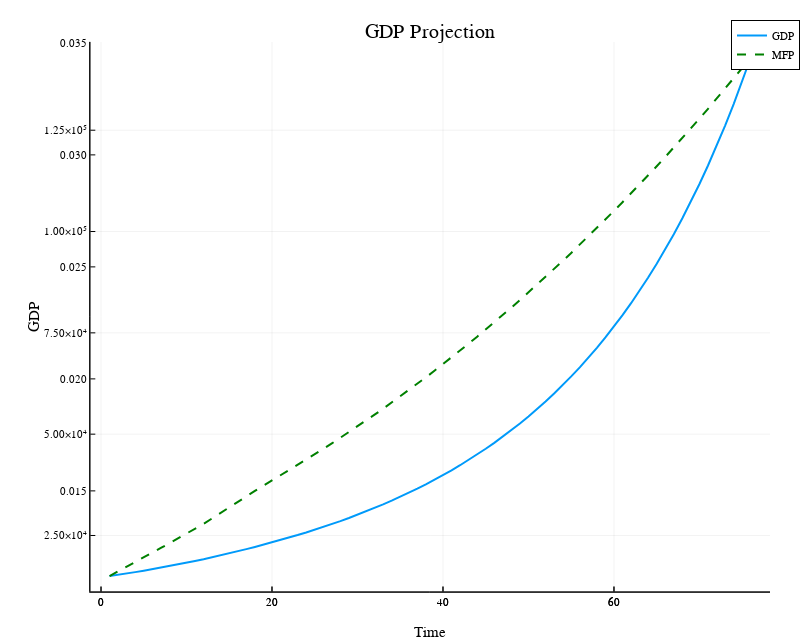

Write notebook code for a chart like this one.
### Markdown cell above
### Results Visualization

### Code cell
plot(y,title="GDP Projection",
      xaxis="Time",yaxis="GDP",label="GDP", lw = 2, size = (800, 640))

plot!(twinx(), a, ls = :dash, label = "MFP", ymirror = true, color = :green, lw = 2, grid = :none)

### Figure 1 — Plotly figure (JSON) as saved in the notebook; plotly's stock layout.template omitted (floating-point values rounded to 4 significant figures)
{"data": [{"colorbar": {"title": ""}, "legendgroup": "GDP", "line": {"color": "rgba(0, 154, 250, 1.000)", "dash": "solid", "shape": "linear", "width": 2}, "mode": "lines", "name": "GDP", "showlegend": true, "type": "scatter", "x": [1, 2, 3, 4, 5, 6, 7, 8, 9, 10, 11, 12, 13, 14, 15, 16, 17, 18, 19, 20, 21, 22, 23, 24, 25, 26, 27, 28, 29, 30, 31, 32, 33, 34, 35, 36, 37, 38, 39, 40, 41, 42, 43, 44, 45, 46, 47, 48, 49, 50, 51, 52, 53, 54, 55, 56, 57, 58, 59, 60, 61, 62, 63, 64, 65, 66, 67, 68, 69, 70, 71, 72, 73, 74, 75, 76], "xaxis": "x1", "y": [15000, 15270, 15610.0, 15960.0, 16320.0, 16700.0, 17080.0, 17470.0, 17870.0, 18280.0, 18710.0, 19140.0, 19610.0, 20090.0, 20590.0, 21110.0, 21630.0, 22170.0, 22730.0, 23300.0, 23880.0, 24480.0, 25110.0, 25750.0, 26410.0, 27100.0, 27820.0, 28550.0, 29320.0, 30110.0, 30930.0, 31790.0, 32670.0, 33590.0, 34540.0, 35530.0, 36560.0, 37630.0, 38740.0, 39890.0, 41090.0, 42340.0, 43640.0, 44990.0, 46400.0, 47860.0, 49390.0, 50990.0, 52650.0, 54380.0, 56190.0, 58070.0, 60040.0, 62100.0, 64250.0, 66490.0, 68840.0, 71300.0, 73870.0, 76550.0, 79370.0, 82320.0, 85410.0, 88650.0, 92040.0, 95610.0, 99350.0, 103300.0, 107400.0, 111700.0, 116300.0, 121100.0, 126100.0, 131500.0, 137000.0, 142900.0], "yaxis": "y1", "zmax": null, "zmin": null}, {"colorbar": {"title": ""}, "legendgroup": "MFP", "line": {"color": "rgba(0, 128, 0, 1.000)", "dash": "dash", "shape": "linear", "width": 2}, "mode": "lines", "name": "MFP", "showlegend": true, "type": "scatter", "x": [1, 2, 3, 4, 5, 6, 7, 8, 9, 10, 11, 12, 13, 14, 15, 16, 17, 18, 19, 20, 21, 22, 23, 24, 25, 26, 27, 28, 29, 30, 31, 32, 33, 34, 35, 36, 37, 38, 39, 40, 41, 42, 43, 44, 45, 46, 47, 48, 49, 50, 51, 52, 53, 54, 55, 56, 57, 58, 59, 60, 61, 62, 63, 64, 65, 66, 67, 68, 69, 70, 71, 72, 73, 74, 75, 76], "xaxis": "x2", "y": [0.0112, 0.0114, 0.01161, 0.01182, 0.01203, 0.01224, 0.01245, 0.01266, 0.01287, 0.01308, 0.01329, 0.01353, 0.01377, 0.01402, 0.01428, 0.01452, 0.01476, 0.015, 0.01523, 0.01546, 0.01569, 0.01592, 0.01616, 0.01639, 0.01663, 0.01687, 0.01712, 0.01737, 0.01762, 0.01788, 0.01814, 0.0184, 0.01867, 0.01894, 0.01922, 0.0195, 0.01978, 0.02007, 0.02036, 0.02066, 0.02096, 0.02126, 0.02157, 0.02188, 0.0222, 0.02253, 0.02285, 0.02318, 0.02352, 0.02386, 0.0242, 0.02455, 0.02491, 0.02526, 0.02562, 0.02599, 0.02636, 0.02674, 0.02712, 0.0275, 0.02789, 0.02828, 0.02868, 0.02909, 0.02949, 0.02991, 0.03033, 0.03075, 0.03118, 0.03162, 0.03206, 0.03251, 0.03296, 0.03342, 0.03388, 0.03435], "yaxis": "y2", "zmax": null, "zmin": null}], "layout": {"annotations": [{"font": {"color": "rgba(0, 0, 0, 1.000)", "family": "sans-serif", "size": 20}, "rotation": 0, "showarrow": false, "text": "GDP Projection", "x": 0.5377, "xanchor": "center", "xref": "paper", "y": 1, "yanchor": "top", "yref": "paper"}], "height": 640, "legend": {"bgcolor": "rgba(255, 255, 255, 1.000)", "bordercolor": "rgba(0, 0, 0, 1.000)", "borderwidth": 1, "font": {"color": "rgba(0, 0, 0, 1.000)", "family": "sans-serif", "size": 11}, "tracegroupgap": 0, "traceorder": "normal", "x": 1, "xanchor": "auto", "y": 1, "yanchor": "auto"}, "margin": {"b": 20, "l": 0, "r": 0, "t": 20}, "paper_bgcolor": "rgba(255, 255, 255, 1.000)", "plot_bgcolor": "rgba(0, 0, 0, 0.000)", "showlegend": true, "width": 800, "xaxis1": {"anchor": "y1", "domain": [0.1129, 0.9625], "gridcolor": "rgba(0, 0, 0, 0.100)", "gridwidth": 0.5, "linecolor": "rgba(0, 0, 0, 1.000)", "mirror": false, "range": [-1.25, 78.25], "showgrid": true, "showline": true, "showticklabels": true, "tickangle": 0, "tickcolor": "rgb(0, 0, 0)", "tickfont": {"color": "rgba(0, 0, 0, 1.000)", "family": "sans-serif", "size": 11}, "tickmode": "array", "ticks": "inside", "ticktext": ["0", "20", "40", "60"], "tickvals": [0, 20, 40, 60], "title": "Time", "titlefont": {"color": "rgba(0, 0, 0, 1.000)", "family": "sans-serif", "size": 15}, "type": "-", "visible": true, "zeroline": false, "zerolinecolor": "rgba(0, 0, 0, 1.000)"}, "xaxis2": {"anchor": "y2", "domain": [0.1129, 0.9625], "gridcolor": "rgba(0, 0, 0, 0.100)", "gridwidth": 0.5, "linecolor": "rgba(0, 0, 0, 1.000)", "mirror": false, "range": [-1.25, 78.25], "showgrid": false, "showline": true, "showticklabels": true, "tickangle": 0, "tickcolor": "rgb(0, 0, 0)", "tickfont": {"color": "rgba(0, 0, 0, 1.000)", "family": "sans-serif", "size": 11}, "tickmode": "array", "ticks": "inside", "ticktext": ["0", "20", "40", "60"], "tickvals": [0, 20, 40, 60], "title": "", "titlefont": {"color": "rgba(0, 0, 0, 1.000)", "family": "sans-serif", "size": 15}, "type": "-", "visible": true, "zeroline": false, "zerolinecolor": "rgba(0, 0, 0, 1.000)"}, "yaxis1": {"anchor": "x1", "domain": [0.04738, 0.9635], "gridcolor": "rgba(0, 0, 0, 0.100)", "gridwidth": 0.5, "linecolor": "rgba(0, 0, 0, 1.000)", "mirror": false, "range": [11160.0, 146800.0], "showgrid": true, "showline": true, "showticklabels": true, "tickangle": 0, "tickcolor": "rgb(0, 0, 0)", "tickfont": {"color": "rgba(0, 0, 0, 1.000)", "family": "sans-serif", "size": 11}, "tickmode": "array", "ticks": "inside", "ticktext": ["2.50×10⁴", "5.00×10⁴", "7.50×10⁴", "1.00×10⁵", "1.25×10⁵"], "tickvals": [25000, 50000, 75000, 100000, 125000], "title": "GDP", "titlefont": {"color": "rgba(0, 0, 0, 1.000)", "family": "sans-serif", "size": 15}, "type": "-", "visible": true, "zeroline": false, "zerolinecolor": "rgba(0, 0, 0, 1.000)"}, "yaxis2": {"anchor": "x2", "domain": [0.04738, 0.9635], "gridcolor": "rgba(0, 0, 0, 0.100)", "gridwidth": 0.5, "linecolor": "rgba(0, 0, 0, 1.000)", "mirror": false, "range": [0.01051, 0.03504], "showgrid": false, "showline": true, "showticklabels": true, "tickangle": 0, "tickcolor": "rgb(0, 0, 0)", "tickfont": {"color": "rgba(0, 0, 0, 1.000)", "family": "sans-serif", "size": 11}, "tickmode": "array", "ticks": "inside", "ticktext": ["0.015", "0.020", "0.025", "0.030", "0.035"], "tickvals": [0.015, 0.02, 0.025, 0.03, 0.035], "title": "", "titlefont": {"color": "rgba(0, 0, 0, 1.000)", "family": "sans-serif", "size": 15}, "type": "-", "visible": true, "zeroline": false, "zerolinecolor": "rgba(0, 0, 0, 1.000)"}}}
